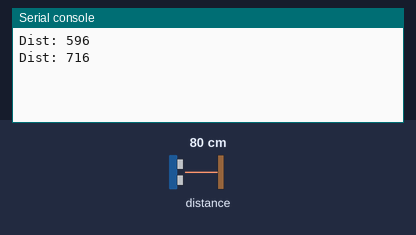
A program run on a simulated MicroPython board. Shown: the last lines printed to the serial console. The inputs (shaded band) are chosen by the test bench; at power-on: distance to the obstacle 80 cm.

Above: at 1.2 s.
1.3 s: distance to the obstacle set to 2 cm
At 2.0 s:
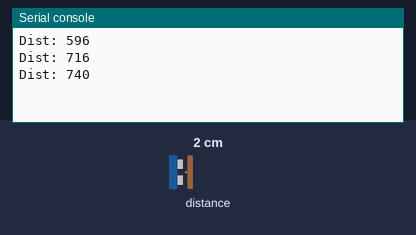
2.8 s: distance to the obstacle set to 4 cm
At 2.8 s:
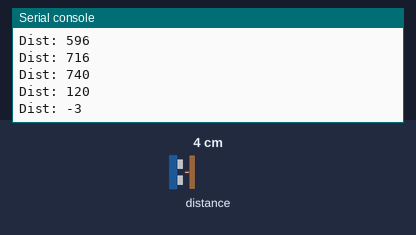
Timing chart, 0 to 5.8 s (numbered marks = the images above; inputs shaded):
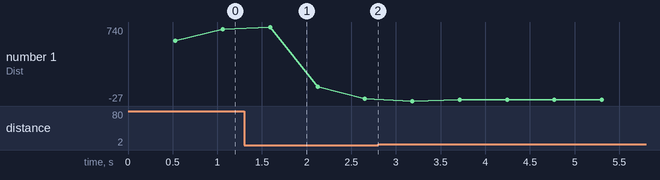

The program:

dist_check.py
```python
from machine import Pin,I2C # возможность работать с I2C ротоколом
from VL53L0X import * # работа с лазерным дальномером
from time import sleep_ms,sleep # задержки в мс и с
import uasyncio as asio # возможность асинхронн программирования

i2c_bus1 = I2C(1, sda=Pin(17), scl=Pin(16)) # вторая шина для дальномера
tof = VL53L0X(i2c_bus1) # объект, работающий с лазерным дальномером
alfa=0.8 # параметр для фильтра сглаживания дистанции
debug=1 # выводится ли отладочная информация
dist, dist_l = 0,0

def dist_det(): # определение расстояния
    while 1:
        global dist, dist_l
        tof.start()
        dist_l=dist # запомнили прошлую дистанцию
        dist=tof.read()-54 # получили новую + корректировка
        tof.stop()
        dist=int(alfa*dist+(1-alfa)*dist_l) # сглаживание и получение итоговой дистанции
        sleep(0.5)
        if debug:
            print('Dist: {}'.format(dist))

dist_det()
```

Measured:
- plotted number 1: 716 → -3 after the input at 1.3 s, -3 → -14 after the input at 2.8 s
